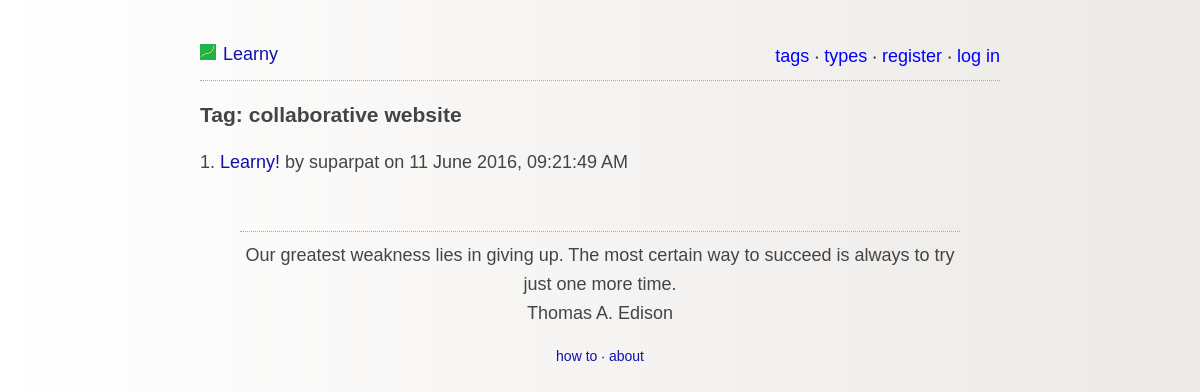
/tag.php?name=collaborative website, run on the app's committed database.
### tables this page shows
CREATE TABLE IF NOT EXISTS `posts` (
  `id` int(11) NOT NULL AUTO_INCREMENT,
  `subject` varchar(300) NOT NULL,
  `content` text NOT NULL,
  `uid` int(11) NOT NULL,
  `created_at` timestamp NOT NULL DEFAULT CURRENT_TIMESTAMP,
  `updated_at` timestamp NULL DEFAULT CURRENT_TIMESTAMP ON UPDATE CURRENT_TIMESTAMP,
  PRIMARY KEY (`id`),
  KEY `author` (`uid`)
);

CREATE TABLE IF NOT EXISTS `users` (
  `uid` int(11) NOT NULL AUTO_INCREMENT,
  `username` varchar(25) NOT NULL,
  `password` varchar(255) NOT NULL,
  `email` varchar(100) NOT NULL,
  `created_at` timestamp NOT NULL DEFAULT CURRENT_TIMESTAMP,
  PRIMARY KEY (`uid`),
  UNIQUE KEY `username` (`username`),
  UNIQUE KEY `email` (`email`)
);

### lib/tagClass.php (called while the page is built, shortened)
<?php
class tagClass{
	public function fetchPostsByTagName($tagName){
		try{
			$db = getDB();
			$stmt = $db->prepare("SELECT posts.id, posts.subject, posts.uid, users.username, posts.created_at FROM tags INNER JOIN posts_tags ON tags.id=posts_tags.tag_id JOIN posts ON posts_tags.post_id=posts.id JOIN users ON posts.uid=users.uid WHERE tags.name=:name");
			$stmt->bindParam("name", $tagName, PDO::PARAM_STR);
			$stmt->execute();
			$data = $stmt->fetchAll(PDO::FETCH_OBJ);
			return $data;
		}
		catch(PDOException $e){
			echo '{"error":{"text":'. $e->getMessage() .'}}';
		}
	}
}
?>

### tag.php (the view, shortened to what this page needs)
<?php
	require_once('lib/tagClass.php');
	if(isset($_GET['name'])){
		$tagClass = new tagClass();
		$posts = $tagClass->fetchPostsByTagName($_GET['name']);
	}else{
		$url=BASE_URL.'browse.php';
		header("Location: $url");
	}
?>
<html>
	<head>
		<?php include 'partials/header.php' ?>
	</head>
	<body>
		<div id="content">
			<?php include 'partials/top_menu.php' ?>
			<header>
				<h3>Tag: <?php echo $_GET['name']; ?></h3>
			</header>
			<?php
				foreach($posts as $key=>$post){
					echo ($key+1).". <a href=post.php?id=$post->id>".htmlspecialchars($post->subject, ENT_QUOTES, 'UTF-8')."</a> by $post->username on ".date('j F Y\, h:i:s A', strtotime($post->created_at))."<br>";
				}
			?>
			<?php include 'partials/quote_block.php' ?>
			<?php include 'partials/footer.php' ?>
		</div>
	</body>
</html>

### css/style.css (style rules this page uses)
body { background: #ECE9E6; background: -webkit-linear-gradient(to left, #ECE9E6 , #FFFFFF); background: linear-gradient(to left, #ECE9E6 , #FFFFFF); margin:40px auto; max-width:800px; line-height:1.6; font-size:18px; font-family: helvetica, sans-serif; color:#444; padding:0 10px; }
h1,h2,h3,h4 { line-height:1.2; }
a { text-decoration:none; color:#11a; }

### data on the page
posts: subject "Learny!", uid.username "suparpat", created_at "11 June 2016, 09:21:49 AM"

### other printed values
$_GET['name'] "collaborative website"
$quote "Our greatest weakness lies in giving up. The most certain way to succeed is always to try just one more time."
$quote_author "Thomas A. Edison"
